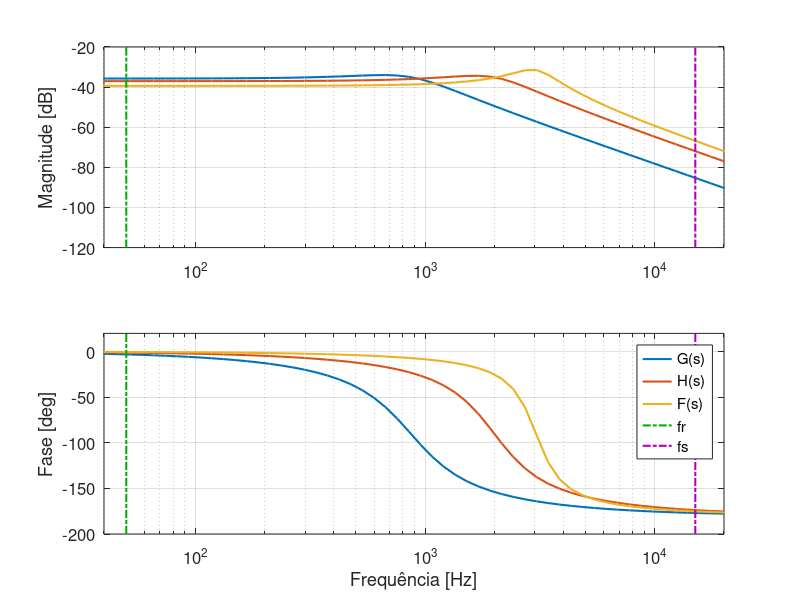
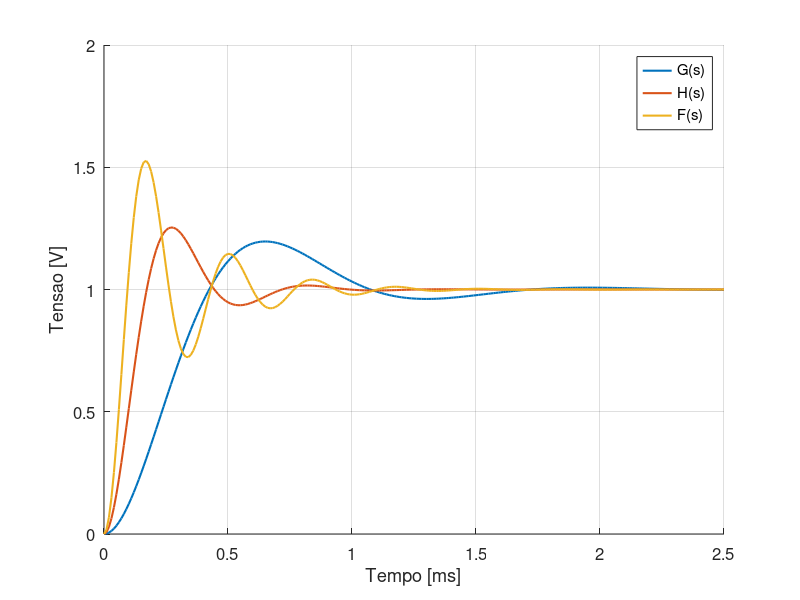
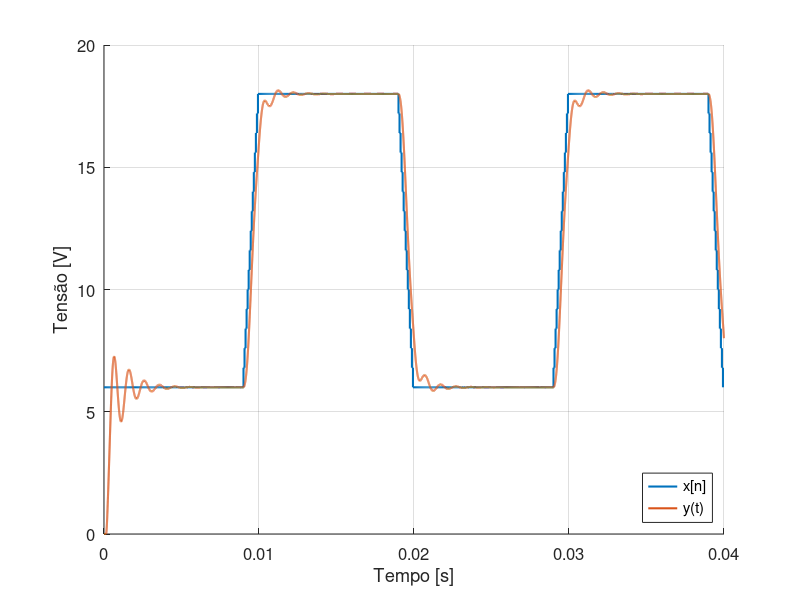
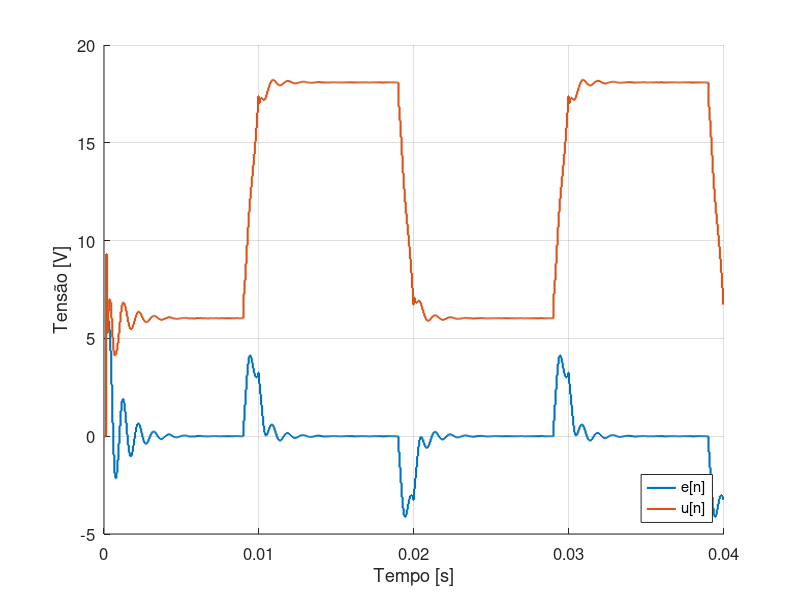

MATLAB code to generate these figures, in order:
%% PREPARACAO
clear all;          % limpeza das variaveis
close all;          % fecha janelas abertas
clc;                % limpeza do console
pkg load control;

set(0, 'defaultlinelinewidth', 1.5);

xline = @(xval, varargin) ...
         line([xval xval], ylim, varargin{:});

function retval = manual_c2d(G, tsamp, method='f')
   z = tf('z', tsamp);
   
   % aproximação forward/backward/trapezoidal
   if method=='f'       s = (z-1)/tsamp;
   elseif method=='b'   s = 1/tsamp * (z-1)/z;
   else                 s = 2/tsamp * (z-1)/(z+1);
   end

   numz = 0;
   denz = 0;
   [num den] = tfdata(G,'v');

   for k=1:length(num)
      numz = numz*s + num(k);
   end
   for k=1:length(den)
      denz = denz*s + den(k);
   end

   retval = minreal(numz/denz);
end

function discrete_rec_eq(Gz, resolution=3, input='e', output='u')
   [a b] = tfdata(Gz,'v'); % coeficientes
   n = length(a)-1;        % ordem do numerador
   m = length(b)-1;        % ordem do denominador
   
   recstr = sprintf(['\n' output '(k-0) = ']);
   numstr = ['%+.' int2str(resolution) 'e'];
   
   format = ['...\n   ' numstr ' * ' input '(k-%i)'];
   for k=0:n
      if a(k+1) != 0
         recstr = [recstr sprintf(format, a(k+1)/b(1), k)];
      end
   end
   
   format = ['...\n   ' numstr ' * ' output '(k-%i)'];
   for k=1:m
      if b(k+1) != 0
         recstr = [recstr sprintf(format, -b(k+1)/b(1), k)];
      end
   end
   
   printf('%s;\n', recstr);
end

function retval = sat(value, min_v, max_v)
   % bloco de saturação
   retval = min(max(value, min_v), max_v);
end

f_r = 50;    % frequencia do sinal de entrada
f_s = 15000; % frequencia de chaveamento

%%%%%%%%%%%%%%%%%%%%%%%%%%%%%%%%%%%%%%%%%%%%%%%%%%

%% CIRCUITOS ANALÓGICOS

f_cb = sqrt(f_r*f_s)
w_cb = 2*pi*f_cb;           % freq. natural
z_cb = 0.46;                % amortecimento
num = [0 0 w_cb^2];
den =[1 2*w_cb*z_cb w_cb^2];
G = tf(num, den)            % FT do Buck

alpha = 0.5549;
f_sk = alpha*sqrt(f_s*f_cb)
w_sk = 2*pi*f_sk;           % freq. natural
z_sk = 0.4;                 % amortecimento
num = [0 0 w_sk^2];
den = [1 2*w_sk*z_sk w_sk^2];
H = tf(num, den)            % FT do Sallen-Key

%%%%%%%%%%%%%%%%%%%%%%%%%%%%%%%%%%%%%%%%%%%%%%%%%%

%% FILTRO DIGITAL

f_dg = alpha*sqrt(f_s*f_sk)
w_dg = 2*pi*f_dg;           % freq. natural
z_dg = 0.2;                 % amortecimento
num = [0 0 w_dg^2];
den = [1 2*w_dg*z_dg w_dg^2];
F = tf(num, den)            % FT do filtro digital

%%%%%%%%%%%%%%%%%%%%%%%%%%%%%%%%%%%%%%%%%%%%%%%%%%

%% RESPOSTA EM FREQUENCIA

W = logspace(1, 6, 100);
[Mg, Pg, _] = bode(G,W);
[Mh, Ph, _] = bode(H,W);
[Mf, Pf, _] = bode(F,W);
W = W/(2*pi);

fig = figure();
hold on;

subplot(2,1,[1]);
semilogx(W, 20*log10(1/Mg), ...
         W, 20*log10(1/Mh), ...
         W, 20*log10(1/Mf));
xlim([4e1 2e4]);
ylim([-120 -20]);
xline(f_r, 'linestyle', '-.', 'color', [0 0.7 0]);
xline(f_s, 'linestyle', '-.', 'color', [.7 0 .7]);
ylabel('Magnitude [dB]');
set(gca,'fontsize',12);
grid on;

subplot(2,1,2);
semilogx(W, Pg, W, Ph, W, Pf);
xlim([4e1 2e4]);
ylim([-200 20]);
xline(f_r, 'linestyle', '-.', 'color', [0 0.7 0]);
xline(f_s, 'linestyle', '-.', 'color', [.7 0 .7]);
ylabel('Fase [deg]');
xlabel('Frequência [Hz]');
lbl = legend('G(s)','H(s)','F(s)', 'fr','fs');
set(lbl,'fontsize',14);
set(gca,'fontsize',12);
grid on;

print(fig, 'diag_bode.png', '-r300');
close;

%%%%%%%%%%%%%%%%%%%%%%%%%%%%%%%%%%%%%%%%%%%%%%%%%%

%% RESPOSTA AO DEGRAU

tdelta = 1e-5;    % passo de tempo
tfinal = 2.5e-3;  % tempo final
[xG, t] = step(G, tfinal, tdelta);
[xH, _] = step(H, tfinal, tdelta);
[xF, _] = step(F, tfinal, tdelta);
t = t*1000; % mudança de unidade

fig = figure();
hold on;
grid on;
plot(t, xG);
plot(t, xH);
plot(t, xF);
ylabel('Tensao [V]');
xlabel('Tempo [ms]');
lbl = legend('G(s)','H(s)', 'F(s)');
set(lbl,'fontsize',14);
set(gca,'fontsize',12);

print(fig, 'resp_degrau.png', '-r300');
close;

%%%%%%%%%%%%%%%%%%%%%%%%%%%%%%%%%%%%%%%%%%%%%%%%%%

%% PROJETO PID

% Controlador tipo PID
%    C_pid(s) = (Kp + Ki/s + Kd s)
%    C_pid(s) = (Kd s^2 + Kp*s + Ki) / s

% Critério de estabilidade de Routh-Hurwitz
%   R(s) -->(+)-->[ K*G(s) ]--+--> C(s)
%            ^                |
%            |                |
%            +----[ -H(s) ]<--+
%
%     T(s) = C(s)/R(s)
%     T(s) = K G(s) / [1 + K G(s) H(s)]
%     T(s) = [K NG(s)/DG(s)] / [1 + [K NG(s) NH(s)]/[DG(s) DH(s)]]
%     T(s) = [K NG(s) DH(s)] / [DG(s) DH(s) + K NG(s) NH(s)]
%  tomando T(s) = NT(s)/DT(s), aplica-se o critério em
%     DT(s) = DG(s) DH(s) + K NG(s) NH(s)


[numG denG] = tfdata(G,'v');
[numH denH] = tfdata(H,'v');
denT_p1 = tf(denG,1) * tf(denH,1); % termo s/ a constante K
denT_p2 = tf(numG,1) * tf(numH,1); % termo c/ a constante K
%---------------------------------------------------------
%  denT(s) = [ 1 1.506e4 2.378e8 1.088e12 4.676e15*(1+K) ]
%---------------------------------------------------------
%  s^4  |     1      2.378e8    4.676e15(1+K)  |
%  s^3  |  1.506e4   1.088e12         0        |
%---------------------------------------------------------
%  s^2  |  1.656e8   4.676e15(1+K)    0        | K > -1
%  s^1  | (6.628e11 -      0          0        | K < 1.5588
%       |  K*4.252e11)                         |
%  s^0  |  4.676e15(1+K)   0                   |
%---------------------------------------------------------
Ku = 1.5588
%step(feedback(Ku*G, H), tfinal, delta);
%xticks(0:2e-4:2*tfinal);
Tu = 0.00095 - 0.0002

Kp = 0.3*Ku
Ki = 1.5*Ku/Tu
Kd = 0.05*Ku*Tu

C = tf([Kd Kp Ki], [1 0])
Gcmf = feedback(C*G, H*F);

%%%%%%%%%%%%%%%%%%%%%%%%%%%%%%%%%%%%%%%%%%%%%%%%%%

%% DISCRETIZAÇÃO DA PLANTA

VCC = 3.3;
VSOURCE = 24;
Ka = VSOURCE;     % ganho do acionamento
Kt = VCC/VSOURCE; % ganho do transdutor

NC = 2;        % número de ciclos
T  = 1/f_r;    % período da referência
N  = f_s/f_r;  % amostras por período
TT = NC*T;     % duração da simulação
NT = NC*N;     % amostras na simulação

NP = 50;      % resolução da superdiscretização
dn = T/N;      % intervalo entre amostras
dt = dn/NP;    % intervalo de superdiscretização
n = 0:dn:(NC*T-dn);  % instantes de amostragem
t = 0:dt:(NC*T-dt);  % tempo superdiscretizado

% discretização e superdiscretização
Cz = manual_c2d(C, dn);       % controlador digital
Fz = manual_c2d(F, dn,'t');   % filtro digital
Gz = manual_c2d(G*Ka, dt);    % conversor buck
Hz = manual_c2d(H*Kt, dt);    % filtro analógico
PIDz = [
   manual_c2d(tf(Kp), dn)     % parcela proporcional
   manual_c2d(Ki/tf('s'), dn) % parcela integral
   manual_c2d(Kd*tf('s'), dn) % parcela derivativa
];

% equações recursivas
prec = 3; % número de casas decimais (precisão)
discrete_rec_eq(PIDz(1,:), prec, 'e', 'up'); % proporcional
discrete_rec_eq(PIDz(2,:), prec, 'e', 'ui'); % integrador
discrete_rec_eq(PIDz(3,:), prec, 'e', 'ud'); % derivativo
discrete_rec_eq(Fz, 2*prec, 'yq', 'yf');  % filtro digital
discrete_rec_eq(Gz, 2*prec, 'dc', 'y');  % conversor buck
discrete_rec_eq(Hz, 2*prec, 'y', 'ym'); % filtro analógico

%%%%%%%%%%%%%%%%%%%%%%%%%%%%%%%%%%%%%%%%%%%%%%%%%%

%% SIMULAÇÃO EM TEMPO DISCRETO

NBITS = 10;
RES_ADC = 2^NBITS;

% variáveis discretas
x  = zeros(NT,1);   % referência
e  = zeros(NT,1);   % erro
u  = zeros(NT,1);   % ação de controle
up = zeros(NT,1);   % ação proporcional
ui = zeros(NT,1);   % ação integradora
ud = zeros(NT,1);   % ação derivativa
yq = zeros(NT,1);   % medição quantizada
yf = zeros(NT,1);   % medição filtrada
dc = zeros(NT,1);   % duty cicle

% variáveis pseudo-contínuas
y  = zeros(NT*NP,1); % tensão de saída
ym = zeros(NT*NP,1); % saída medida

% geração do sinal de referência
for k=1:NT
   idx = mod(k, N);
   if idx < (9e-3/dn)
      x(k) = 6;
   elseif idx < (10e-3/dn)
      x(k) = -102 + (12/1e-3)*(idx*dn);
   elseif idx < (19e-3/dn)
      x(k) = 18;
   else
      x(k) = +246 - (12/1e-3)*(idx*dn);
   end
end

%plot(n,x);
%ylim([0 24]);
%grid on;

% construção das curvas
for k=3:NT
   % Etapa de amostragem (ADC -> SNH) e quantização
   adc_in = round(ym((k-1)*NP) * RES_ADC);
   yq(k) = adc_in / (Kt*RES_ADC);
   % Filtro digital e erro
   yf(k) = ...
      +2.441204e-01 * yq(k-0)...
      +9.764818e-01 * yq(k-1)...
      +1.464723e+00 * yq(k-2)...
      +9.764818e-01 * yq(max(k-3,1))...
      +2.441204e-01 * yq(max(k-4,1))...
      -1.283287e+00 * yf(k-1)...
      -2.597685e-01 * yf(k-2)...
      -6.696768e-01 * yf(max(k-3,1))...
      -6.931951e-01 * yf(max(k-4,1));
   e(k) = x(k) - yf(k);
   % Ações de controle individuais
   up(k) = +4.676e-01 * e(k);
   ui(k) = +2.078e-01 * e(k) + ui(k-1);
   ud(k) = +8.768e-01 * (e(k) - e(k-1));
   % Ação de controle conjunta com saturação
   ui(k) = sat(ui(k), -VSOURCE, +VSOURCE);
   u(k) = sat(up(k) + ui(k) + ud(k), 0, VSOURCE);
   % Duty cicle
   dc(k) = u(k)/Ka;
   % Resposta do sistema (simulação da planta real)
   for j=1:NP
      kc = (k-1)*NP + j;
      % Resposta da planta
      y(kc) = ...
         +1.263309e-03 * dc(k-0)...
         +1.993325e+00 * y(kc-1)...
         -9.933779e-01 * y(kc-2);
      % Saída do Sallen-Key
      ym(kc) = ...
         +3.860035e-05 * y(kc-0)...
         +1.986596e+00 * ym(kc-1)...
         -9.868767e-01 * ym(kc-2);
      % Saturação do Amp-Op
      ym(kc) = sat(ym(kc),0,VCC);
   end
end

%%%%%%%%%%%%%%%%%%%%%%%%%%%%%%%%%%%%%%%%%%%%%%%%%%

%% EXIBIÇÃO GRÁFICA

figure();
grid on;
hold on;
stairs(n,x);
plot(t,y);
xlabel('Tempo [s]');
ylabel('Tensão [V]');
lbl = legend('x[n]', 'y(t)', ...
      'location', 'southeast');
set(lbl,'fontsize',14);
set(gca,'fontsize',12);
print('simu_x_y.png', '-r300');
close;


figure();
grid on;
hold on;
stairs(n,e);
stairs(n,u);
xlabel('Tempo [s]');
ylabel('Tensão [V]');
lbl = legend('e[n]', 'u[n]', ...
      'location', 'southeast');
set(lbl,'fontsize',14);
set(gca,'fontsize',12);
print('simu_e_u.png', '-r300');
close;


figure();
grid on;
hold on;
stairs(n,up);
stairs(n,ui);
stairs(n,ud);
xlabel('Tempo [s]');
ylabel('Tensão [V]');
lbl = legend('up[n]','ui[n]','ud[n]', ...
      'location', 'northwest');
set(lbl,'fontsize',14);
set(gca,'fontsize',12);
print('simu_u_pid.png', '-r300');
close;


figure();
grid on;
hold on;
stairs(n,yq);
stairs(n,yf);
plot(t,y);
xlim([1.4*T 1.6*T]);
ylim([5 20]);
xlabel('Tempo [s]');
ylabel('Tensão [V]');
lbl = legend('yq[n]', 'yf[n]','y(t)', ...
      'location', 'southeast');
set(lbl,'fontsize',14);
set(gca,'fontsize',12);
print('simu_q_f.png', '-r300');
close;